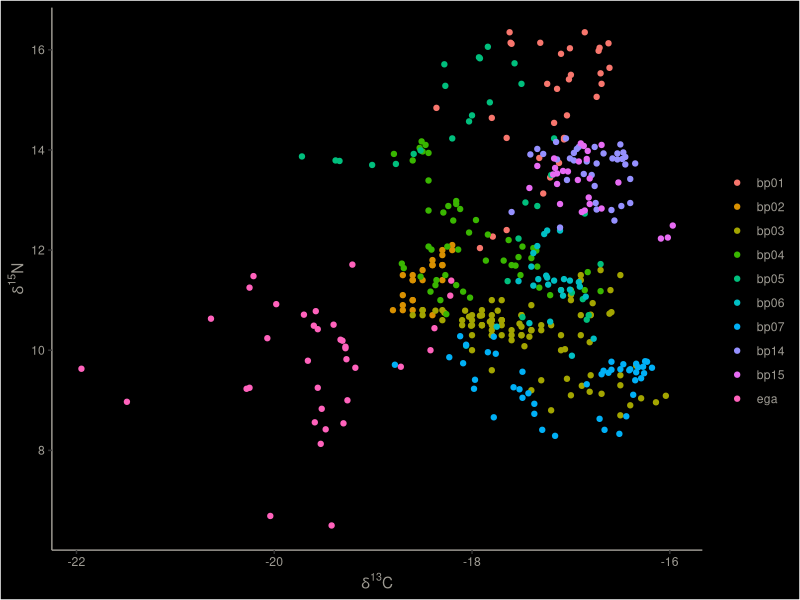

This figure's R source:
library(ggplot2)

dat <- read.table("masteriso.csv", header = TRUE, sep = ',')
allowedids <- c("bp01", "bp02", "bp03", "bp04", "bp05", "bp06", "bp07", "bp14", "bp15", "ega")
dese <- which(dat$whaleid %in% allowedids)
dat <- dat[dese, ]
dat$whaleid <- as.character(dat$whaleid)
u_id <- sort(unique(dat$whaleid))

master <- read.table("mastersamplesheet.csv", header = TRUE, sep = ',')
mer <- merge(dat, master, by.x = "sampleid", by.y = "full_label")

oo <- order(mer$lpos)
mer <- mer[oo, ]
oo <- order(mer$whaleid)
mer <- mer[oo, ]



darktheme <- theme(axis.text = element_text(colour = "#9d9a92"), axis.title.x = element_text(colour = "#9d9a92"), axis.title.y = element_text(colour = "#9d9a92"), panel.background = element_rect(fill="black"), plot.background = element_rect(fill="black"),
panel.grid.major = element_blank(), panel.grid.minor = element_blank(),
legend.background = element_rect(fill = "black"), legend.text = element_text(colour = "#9d9a92"), legend.key = element_rect(fill = "transparent", colour = "transparent"), axis.line.x = element_line(color="#9d9a92"), axis.line.y = element_line(color="#9d9a92")
)


p <- p <- ggplot(mer, aes(x=d13c, y=d15n, col = whaleid)) + geom_point() + xlab(expression(paste(delta^13, C))) + ylab(expression(paste(delta^15, N))) + darktheme
p